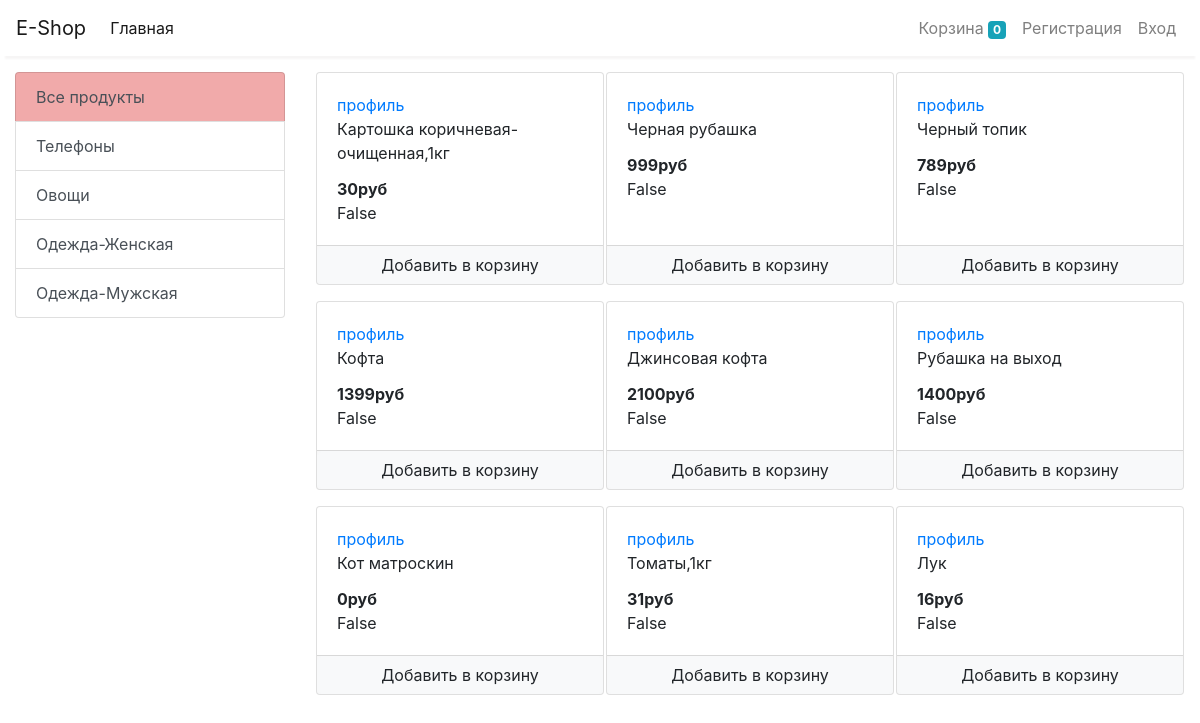
/store/, run on the app's committed database.
### store/models/category.py (models this page shows, shortened)
class Category(models.Model):
    class Meta:
        verbose_name = 'Категорию'
        verbose_name_plural = 'Категории'
    name = models.CharField(max_length=50, db_index=True, verbose_name='Категория')
    @staticmethod
    def get_all_categories():
        return Category.objects.all()

### store/models/product.py (models this page shows, shortened)
class Product(models.Model):
    class Meta:
        verbose_name = 'Продукт'
        verbose_name_plural = 'Продукты'
    name = models.CharField(verbose_name='Продукт', max_length=100)
    category = models.ForeignKey(Category, on_delete=models.PROTECT, verbose_name='Категория', default=1000)  # CASCADE
    price = models.PositiveIntegerField(verbose_name='Цена', default=0)
    description = models.CharField(verbose_name='Описание', max_length=200, blank=True)
    image = models.ImageField(verbose_name='Фото', upload_to='uploads/products/')
    @staticmethod
    def get_all_products():
        return Product.objects.all()
    @staticmethod
    def get_all_products_by_category_id(category_id):
        if category_id:
            return Product.objects.filter(category=category_id)
        else:
            return Product.get_all_products()

### store/views/home.py (the view)
# urls.py: path('', include('store.urls')),
def store(request):
    basket = request.session.get('basket')
    category = request.session.get('category')
    if not basket:
        request.session['basket'] = {}
        request.session['category'] = 0
    category_id = request.GET.get('category')
    request.session['category'] = category_id
    context = {
        'categories': Category.get_all_categories,
        'products': Product.get_all_products_by_category_id(category_id),
    }
    return render(request, 'store/home.html', context=context)

### store/templatetags/basket.py (called while the page is built)
@register.filter(name='is_in_basket')
def is_in_basket(product, basket):
    keys = basket.keys()
    for id in keys:
        if int(id) == product.id:
            return True
    return False

### store/templatetags/operations.py (called while the page is built)
@register.filter(name='money')
def money(number: int) -> str:
    return str(number) + "руб"

### store/templates/store/home.html (shortened to what this page needs)
{% extends 'store/base.html' %}
{% block content %}
    {% load basket %}
    {% load operations %}
<div class="container-fluid mt-3">
	<div class="row">
		<div class="col-lg-3 mx-auto">
			<div class="list-group">
				<a href="{% url 'home' %}" class="list-group-item list-group-item-action" style="background: #f1aaaa">Все продукты</a>
				{% for category in categories %}
				<a href="/?category={{category.id}}" "
					class="list-group-item list-group-item-action">{{category.name}}</a>
				{% endfor %}
			</div>
		</div>
		<div id='products' class="col-lg-9 mx-auto">
			<div class="row mx-auto">
				{% for product in products %}
				<div class="card mx-auto mb-3" id={{product.id}} style="width: 18rem">
					<div class="card-body">
                        <a href="{% url 'product profile' product.pk %}">профиль</a>
						<p class="card-title">{{product.name}}</p>
						<p class="card-text"><b>{{product.price|money}}</b></p>
						{{product | is_in_basket:request.session.basket }}
					</div>
					<div class="card-footer p-0 no-gutters">
						{% if product|is_in_basket:request.session.basket %}
						<div class="row no-gutters">
							<form action="/?сategory={{product.id}}"  class="col-2 " method="post">
								{% csrf_token %}
								<input hidden type="text" name='product' value='{{product.id}}'>
								<input hidden type="text" name='remove' value='True'>
								<input type="submit" value=" - " class="btn btn-block btn-light border-right">
							</form>
							<div class="text-center col">{{product|basket_amount:request.session.basket}} в корзине</div>
							<form action="/?сategory={{product.id}}" class="col-2 " method="post">
								{% csrf_token %}
								<input hidden type="text" name='product' value='{{product.id}}'>
								<input type="submit" value=" + " class="btn btn-block btn-light border-left">
							</form>
						</div>
						{% else %}
						<form action="/?сategory={{product.id}}"  method="POST" class="btn-block">
							<input type="submit" class="float-right btn btn-light  form-control"
								value="Добавить в корзину">
						</form>
						{% endif %}
					</div>
				</div>
				{% endfor %}
			</div>
		</div>
	</div>
</div>
{% endblock %}

### data on the page
Category: name "Телефоны"
Category: name "Овощи"
Category: name "Одежда-Женская"
Category: name "Одежда-Мужская"
Product: {{ product.id }} 1 (drawn), name "Картошка коричневая-очищенная,1кг", price "30руб", session "False"
Product: name "Черная рубашка", price "999руб", session "False"
Product: name "Черный топик", price "789руб", session "False"
Product: name "Кофта", price "1399руб", session "False"
Product: name "Джинсовая кофта", price "2100руб", session "False"
Product: name "Рубашка на выход", price "1400руб", session "False"
Product: name "Кот матроскин", price "0руб", session "False"
Product: name "Томаты,1кг", price "31руб", session "False"
Product: name "Лук", price "16руб", session "False"

### other printed values
{{ request.session.basket.keys|length }} "0"
